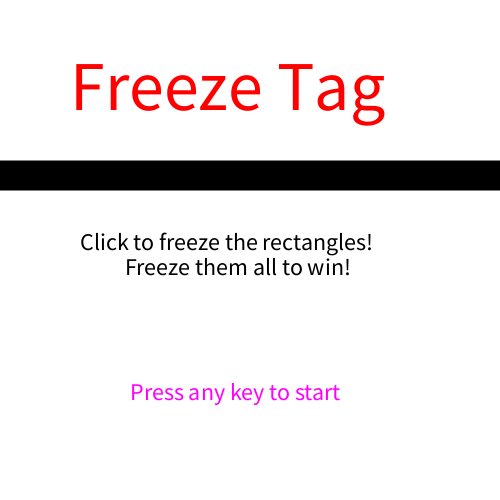
Frame 1 (no input)
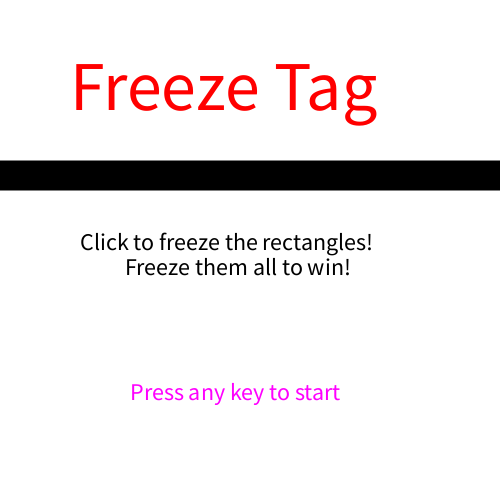
Frame 60 (the mouse pressed at the canvas centre just before this capture)
Frame 120 (the mouse held since frame 60 and released just before this capture): identical to frame 60, image omitted

The Processing sketch that drew these frames (run headless with seeded random() and noise(); from frame 60 on, the mouse is pressed at the canvas centre):

// Processing sketch: FreezeTagProject
// ── FreezeTagProject.pde
/**********************************************************/
// Freeze Tag
// BY: Vincent Nguyen, Tristan Speer


// GLOBAL VARIABLES

// Change this number to change the number of rectangles present in the program 
int numberOfRectangles = 5;
float xCoor[] = new float[numberOfRectangles];
float yCoor[] = new float[numberOfRectangles];
int rectangleWidth[] = new int[numberOfRectangles];
int rectangleHeight[] = new int[numberOfRectangles];
int rectangleColor[][] = new int [numberOfRectangles][3];
int trajectoryX[] = new int[numberOfRectangles];
int trajectoryY[] = new int[numberOfRectangles];
boolean tagged[] = new boolean[numberOfRectangles];
boolean gameStart = true, gameComplete = false;

void setup()
{
  size(500, 500);
  frameRate(144);
  // Call the function to initialize values for all global variables
  generateValues();
}

void draw()
{
  // If boolean gameStart is true while boolean gameComplete is false. The start screen function will be called to display the start screen text.
  if(gameStart == true && gameComplete == false)
  {
    startScreen();
  }
  // If boolean gameStart and gameComplete are false, the game will draw the squares in the gameplay until game is complete
  if(gameComplete == false && gameStart == false)
  {
    drawSquares();
  }
  // If boolean gameComplete is true while gameStart is false. The end screen would display until user interaction is given
  if(gameComplete == true && gameStart == false)
  {
    endScreen();
  }
}

// Initialize values for all global variables. With values for each rectangle's position, size, trajectory, and whether it is tagged or not
void generateValues()
{
  for(int i = 0; i < numberOfRectangles; i++)
  {
    rectangleWidth[i] = (int)random(30, 60);
    rectangleHeight[i] = (int)random(30, 60);
    xCoor[i] = random(0, width - rectangleWidth[i]);
    yCoor[i] = random(0, height - rectangleHeight[i]);
    rectangleColor[i][0] = (int)random(255);
    rectangleColor[i][1] = (int)random(255);
    rectangleColor[i][2] = (int)random(255);
    trajectoryX[i] = (int)random(1, 3);
    trajectoryY[i] = (int)random(1, 3);
    tagged[i] = false;
  }
}

// Gameplay of moving squares and once clicked, would be tagged
void drawSquares()
{
  endGame();
  background(0);
  for(int i = 0; i < numberOfRectangles; i++)
  {
    strokeWeight(2);
    if(tagged[i] == true)
    {
      fill(255, 0, 0);
    }
    else
    {
      fill(rectangleColor[i][0], rectangleColor[i][1], rectangleColor[i][2]);
    }
    
    rectMode(CORNER);
    rect(xCoor[i], yCoor[i], rectangleWidth[i], rectangleHeight[i]);
    
    if(tagged[i] == false)
    {
    xCoor[i] += trajectoryX[i];
    yCoor[i] += trajectoryY[i];
    }
    if(xCoor[i] <= 0 || (xCoor[i] + rectangleWidth[i]) >= width)
    {
      trajectoryX[i] *= -1;
    }
    if(yCoor[i] <= 0 || (yCoor[i] + rectangleHeight[i]) >= height)
    {
      trajectoryY[i] *= -1;
    }
  }
  
  endGame();
}

// Function always executed when the function drawSquares is called
// Function determines whether all the rectangles are tagged and ends the game
void endGame()
{
  int numOfTagged = 0;
  for(int i = 0; i < numberOfRectangles; i++)
  {
    if(tagged[i] == true)
    {
      numOfTagged++;
    }
    
    if(numOfTagged == numberOfRectangles)
    {
      println("Game Complete");
      gameComplete = true;
    }
  }
}

// Called before the game begins
// Displays the start screen and instructions on how to play and get started
void startScreen()
{
  background(255);
  // "Freeze Tag" text
  fill(255, 0, 0);
  textSize(70);
  text("Freeze Tag", 70, 110);
  // Divider Bar
  fill(0);
  strokeWeight(30);
  line(0, 175, width, 175);
  
  fill(0);
  textSize(24);
  text("Click to freeze the rectangles!", 80, 250);
  text("Freeze them all to win!", 125, 275);
  
  fill(255, 0, 255);
  text("Press any key to start", 130, 400);
}

// When game is complete, the endScreen function is called which displays the "Game Over" text and prompts the user that the game is done
void endScreen()
{
  fill(255);
  textSize(40);
  textAlign(width/2, height/2);
  text("Game Over!", 150, width/2);
  text("YOU WIN!", 175, 300);
  fill(0, 255, 255);
  textSize(24);
  text("Press any key to restart", 130, 400);
}

// Mouse Interaction
void mousePressed()
{
  for(int i = 0; i < numberOfRectangles; i++)
  {
    if((mouseX >= xCoor[i] && mouseX <= (xCoor[i] + rectangleWidth[i])) && (mouseY >= yCoor[i] && mouseY <= (yCoor[i] + rectangleHeight[i])))
    {
      println("Clicked " + i);
      tagged[i] = !tagged[i];
    }
  }
}

// Key Interaction
void keyPressed()
{
  if(gameStart == true)
  {
    gameStart = !gameStart;
    gameComplete = false;
  }
  if(gameComplete == true)
  {
    gameComplete = !gameComplete;
    generateValues();
    gameStart = !gameStart;
  }
}
